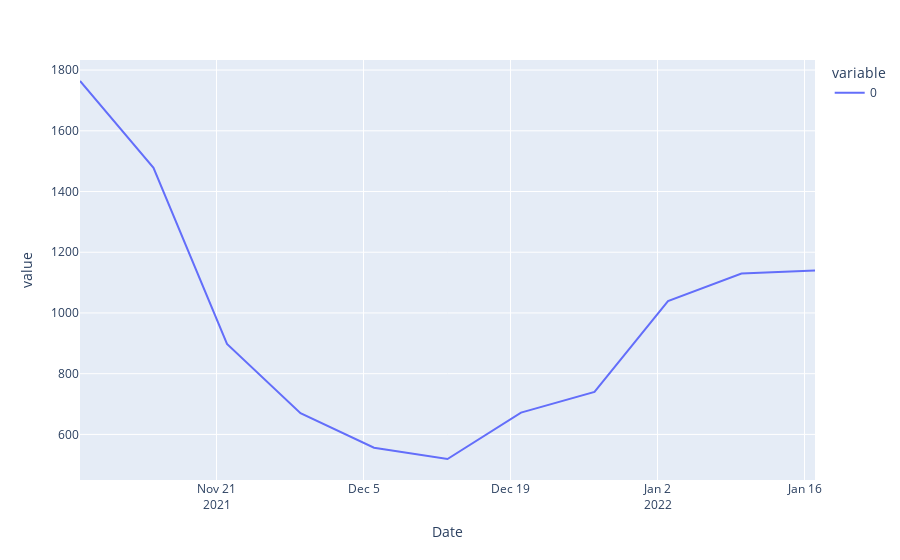

The notebook cell this image was saved under:
### Code cell
#buyer+seller
px.line(sales_merged_df.groupby(pd.Grouper(key='Date', freq='W-MON'))['buyer'].nunique()+sales_merged_df.groupby(pd.Grouper(key='Date', freq='W-MON'))['seller'].nunique())

### Figure 1 — Plotly figure (JSON) as saved in the notebook; plotly's stock layout.template omitted (floating-point values rounded to 4 significant figures)
{"data": [{"hovertemplate": "variable=0<br>Date=%{x}<br>value=%{y}<extra></extra>", "legendgroup": "0", "line": {"color": "#636efa", "dash": "solid"}, "marker": {"symbol": "circle"}, "mode": "lines", "name": "0", "orientation": "v", "showlegend": true, "type": "scatter", "x": ["2021-11-08T00:00:00+00:00", "2021-11-15T00:00:00+00:00", "2021-11-22T00:00:00+00:00", "2021-11-29T00:00:00+00:00", "2021-12-06T00:00:00+00:00", "2021-12-13T00:00:00+00:00", "2021-12-20T00:00:00+00:00", "2021-12-27T00:00:00+00:00", "2022-01-03T00:00:00+00:00", "2022-01-10T00:00:00+00:00", "2022-01-17T00:00:00+00:00"], "xaxis": "x", "y": [1764, 1478, 898, 670, 556, 519, 672, 740, 1039, 1130, 1140], "yaxis": "y"}], "layout": {"legend": {"title": {"text": "variable"}, "tracegroupgap": 0}, "margin": {"t": 60}, "xaxis": {"anchor": "y", "domain": [0, 1], "title": {"text": "Date"}}, "yaxis": {"anchor": "x", "domain": [0, 1], "title": {"text": "value"}}}}
